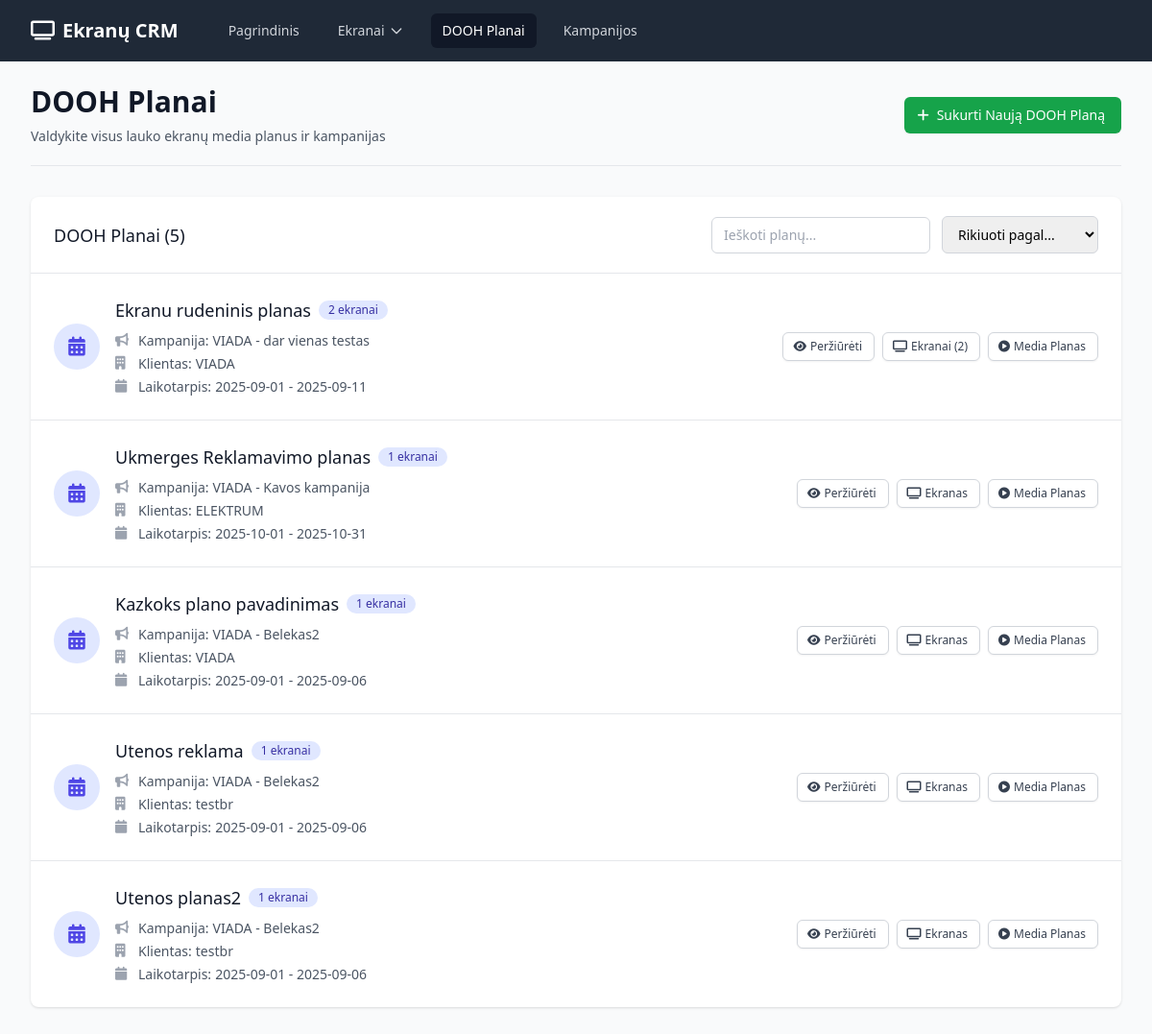
Before: /dooh-plans with the older database file.
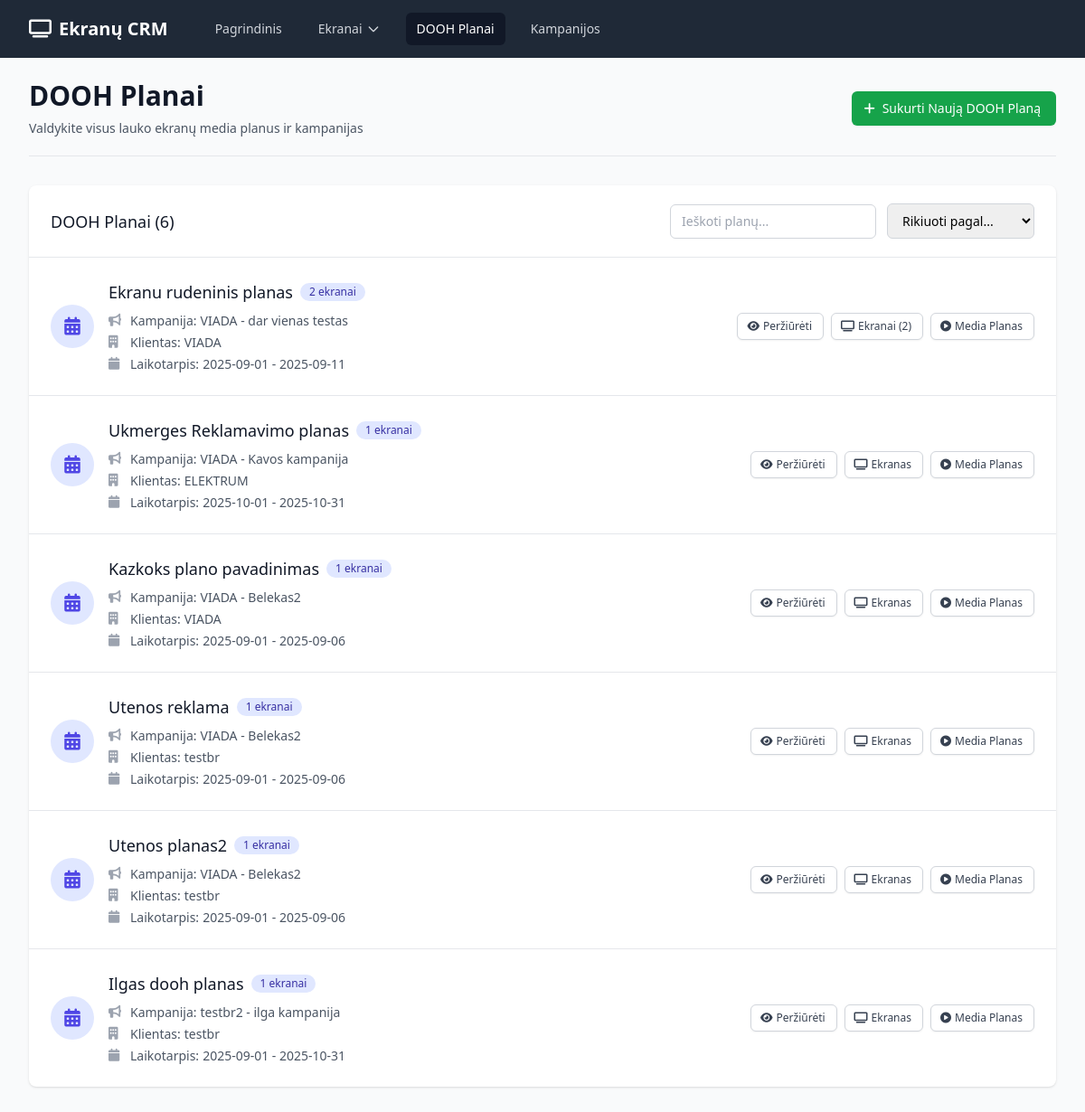
After: the same page with the newer database file.
### app.py (models this page shows)
class DOOHPlan(db.Model):
    id = db.Column(db.Integer, primary_key=True)
    campaign_id = db.Column(db.Integer, db.ForeignKey('campaign.id'), nullable=False)
    name = db.Column(db.String(100), nullable=False)
    start_date = db.Column(db.Date, nullable=False)
    end_date = db.Column(db.Date, nullable=False)
    created_at = db.Column(db.DateTime, default=datetime.utcnow)
    screen_bookings = db.relationship('ScreenBooking', backref='dooh_plan', lazy=True, cascade='all, delete-orphan')

class Campaign(db.Model):
    id = db.Column(db.Integer, primary_key=True)
    client_id = db.Column(db.Integer, db.ForeignKey('client.id'), nullable=False)
    name = db.Column(db.String(100), nullable=False)
    description = db.Column(db.Text)
    start_date = db.Column(db.Date)
    end_date = db.Column(db.Date)
    budget = db.Column(db.Float)
    created_at = db.Column(db.DateTime, default=datetime.utcnow)
    dooh_plans = db.relationship('DOOHPlan', backref='campaign', lazy=True, cascade='all, delete-orphan')

class Client(db.Model):
    id = db.Column(db.Integer, primary_key=True)
    name = db.Column(db.String(100), nullable=False)
    email = db.Column(db.String(100))
    phone = db.Column(db.String(20))
    contact_person = db.Column(db.String(100))
    company = db.Column(db.String(100))
    created_at = db.Column(db.DateTime, default=datetime.utcnow)
    campaigns = db.relationship('Campaign', backref='client', lazy=True, cascade='all, delete-orphan')

### app.py (the view)
@app.route('/dooh-plans')
def dooh_plans():
    plans = DOOHPlan.query.all()
    return render_template('dooh_plans.html', plans=plans)

### templates/dooh_plans.html (shortened to what this page needs)
{% extends "base.html" %}
{% block content %}
<div class="pb-5 border-b border-gray-200 mb-8">
    <div class="flex justify-between items-center">
        <div>
            <h1 class="text-3xl font-bold text-gray-900">DOOH Planai</h1>
            <p class="mt-2 text-sm text-gray-600">Valdykite visus lauko ekranų media planus ir kampanijas</p>
        </div>
        <a href="{{ url_for('new_dooh_plan') }}" class="inline-flex items-center px-4 py-2 border border-transparent text-sm font-medium rounded-md shadow-sm text-white bg-green-600 hover:bg-green-700 focus:outline-none focus:ring-2 focus:ring-offset-2 focus:ring-green-500">
            <i class="fas fa-plus -ml-1 mr-2"></i>
            Sukurti Naują DOOH Planą
        </a>
    </div>
</div>
{% if plans %}
<div class="bg-white shadow overflow-hidden sm:rounded-lg mb-8">
    <div class="px-4 py-5 sm:px-6">
        <div class="flex justify-between items-center">
            <h3 class="text-lg leading-6 font-medium text-gray-900">DOOH Planai ({{ plans|length }})</h3>
            <div class="flex items-center space-x-3">
                <input type="text" id="planFilter" placeholder="Ieškoti planų..."
                       class="px-3 py-2 border border-gray-300 rounded-md text-sm focus:outline-none focus:ring-indigo-500 focus:border-indigo-500">
                <select id="sortBy" class="px-3 py-2 border border-gray-300 rounded-md text-sm focus:outline-none focus:ring-indigo-500 focus:border-indigo-500">
                    <option value="">Rikiuoti pagal...</option>
                </select>
            </div>
        </div>
    </div>
    <div class="border-t border-gray-200">
        <ul class="divide-y divide-gray-200" id="plansList">
            {% for plan in plans %}
            <li class="plan-item hover:bg-gray-50">
                <div class="px-4 py-6 sm:px-6">
                    <div class="flex items-center justify-between">
                        <div class="flex items-center">
                            <div class="flex-shrink-0">
                                <div class="h-12 w-12 rounded-full bg-indigo-100 flex items-center justify-center">
                                    <i class="fas fa-calendar-alt text-indigo-600 text-xl"></i>
                                </div>
                            </div>
                            <div class="ml-4">
                                <div class="flex items-center">
                                    <p class="text-lg font-medium text-gray-900 plan-name">{{ plan.name }}</p>
                                    <span class="ml-2 inline-flex items-center px-2.5 py-0.5 rounded-full text-xs font-medium bg-indigo-100 text-indigo-800">
                                        {{ plan.screen_bookings|length }} ekranai
                                    </span>
                                </div>
                                <div class="mt-2 space-y-1">
                                    <div class="flex items-center text-sm text-gray-600">
                                        <i class="fas fa-bullhorn w-4 h-4 mr-2 text-gray-400"></i>
                                        <span class="font-medium">Kampanija:</span>
                                        <span class="ml-1">{{ plan.campaign.name }}</span>
                                    </div>
                                    <div class="flex items-center text-sm text-gray-600">
                                        <i class="fas fa-building w-4 h-4 mr-2 text-gray-400"></i>
                                        <span class="font-medium">Klientas:</span>
                                        <span class="ml-1">{{ plan.campaign.client.name }}</span>
                                    </div>
                                    <div class="flex items-center text-sm text-gray-600">
                                        <i class="fas fa-calendar w-4 h-4 mr-2 text-gray-400"></i>
                                        <span class="font-medium">Laikotarpis:</span>
                                        <span class="ml-1">{{ plan.start_date.strftime('%Y-%m-%d') }} - {{ plan.end_date.strftime('%Y-%m-%d') }}</span>
                                    </div>
                                </div>
                            </div>
                        </div>
                        <div class="flex items-center space-x-2">
                            <a href="{{ url_for('dooh_plan_detail', id=plan.id) }}"
                               class="inline-flex items-center px-3 py-1.5 border border-gray-300 shadow-sm text-xs font-medium rounded-md text-gray-700 bg-white hover:bg-gray-50 focus:outline-none focus:ring-2 focus:ring-offset-2 focus:ring-indigo-500">
                                <i class="fas fa-eye -ml-0.5 mr-1"></i>
                                Peržiūrėti
                            </a>
                            {% if plan.screen_bookings|length == 1 %}
                            <a href="{{ url_for('screen_detail', id=plan.screen_bookings[0].screen.id) }}"
                               class="inline-flex items-center px-3 py-1.5 border border-gray-300 shadow-sm text-xs font-medium rounded-md text-gray-700 bg-white hover:bg-gray-50 focus:outline-none focus:ring-2 focus:ring-offset-2 focus:ring-indigo-500">
                                <i class="fas fa-tv -ml-0.5 mr-1"></i>
                                Ekranas
                            </a>
                            {% else %}
                            <a href="{{ url_for('dooh_plan_screens', id=plan.id) }}"
                               class="inline-flex items-center px-3 py-1.5 border border-gray-300 shadow-sm text-xs font-medium rounded-md text-gray-700 bg-white hover:bg-gray-50 focus:outline-none focus:ring-2 focus:ring-offset-2 focus:ring-indigo-500">
                                <i class="fas fa-tv -ml-0.5 mr-1"></i>
                                Ekranai ({{ plan.screen_bookings|length }})
                            </a>
                            {% endif %}
                            <a href="{{ url_for('dooh_plan_media', id=plan.id) }}"
                               class="inline-flex items-center px-3 py-1.5 border border-gray-300 shadow-sm text-xs font-medium rounded-md text-gray-700 bg-white hover:bg-gray-50 focus:outline-none focus:ring-2 focus:ring-offset-2 focus:ring-yellow-500">
                                <i class="fas fa-play-circle -ml-0.5 mr-1"></i>
                                Media Planas
                            </a>
                        </div>
                    </div>
                </div>
            </li>
            {% endfor %}
        </ul>
    </div>
</div>
{% endif %}
{% endblock %}

### templates/base.html (shortened to what this page needs)
<!DOCTYPE html>
<html lang="lt" class="h-full bg-gray-50">
<head>
    <script src="https://cdn.tailwindcss.com"></script>
    <link rel="stylesheet" href="https://cdnjs.cloudflare.com/ajax/libs/font-awesome/6.4.0/css/all.min.css">
</head>
<body class="h-full">
    <div class="min-h-full">
        <nav class="bg-gray-800">
            <div class="mx-auto max-w-7xl px-4 sm:px-6 lg:px-8">
                <div class="flex h-16 items-center justify-between">
                    <div class="flex items-center">
                        <div class="flex-shrink-0">
                            <h1 class="text-white text-xl font-bold">
                                <i class="fas fa-tv mr-2"></i>Ekranų CRM
                            </h1>
                        </div>
                        <div class="hidden md:block">
                            <div class="ml-10 flex items-baseline space-x-4">
                                <a href="{{ url_for('index') }}"
                                   class="{% if request.endpoint == 'index' %}bg-gray-900 text-white{% else %}text-gray-300 hover:bg-gray-700 hover:text-white{% endif %} rounded-md px-3 py-2 text-sm font-medium">
                                    Pagrindinis
                                </a>
                                <div class="relative group">
                                    <button class="{% if request.endpoint and ('provider' in request.endpoint or 'screen' in request.endpoint) %}bg-gray-900 text-white{% else %}text-gray-300 hover:bg-gray-700 hover:text-white{% endif %} rounded-md px-3 py-2 text-sm font-medium inline-flex items-center">
                                        Ekranai
                                        <svg class="ml-1 h-4 w-4" fill="none" stroke="currentColor" viewBox="0 0 24 24">
                                            <path stroke-linecap="round" stroke-linejoin="round" stroke-width="2" d="M19 9l-7 7-7-7"></path>
                                        </svg>
                                    </button>
                                </div>
                                <a href="{{ url_for('dooh_plans') }}"
                                   class="{% if 'dooh_plan' in request.endpoint %}bg-gray-900 text-white{% else %}text-gray-300 hover:bg-gray-700 hover:text-white{% endif %} rounded-md px-3 py-2 text-sm font-medium">
                                    DOOH Planai
                                </a>
                                <a href="{{ url_for('campaigns') }}"
                                   class="{% if 'campaign' in request.endpoint %}bg-gray-900 text-white{% else %}text-gray-300 hover:bg-gray-700 hover:text-white{% endif %} rounded-md px-3 py-2 text-sm font-medium">
                                    Kampanijos
                                </a>
                            </div>
                        </div>
                    </div>
                </div>
            </div>
        </nav>
        <main class="py-6">
            <div class="mx-auto max-w-7xl px-4 sm:px-6 lg:px-8">
                {% block content %}{% endblock %}
            </div>
        </main>
    </div>
</body>
</html>

Changed rows visible on the page:
added DOOHPlan: name "Ilgas dooh planas", screen_bookings|length "1", campaign.name "testbr2 - ilga kampanija", campaign.client.name "testbr", start_date "2025-09-01", end_date "2025-10-31"
Other visible differences:
{{ plans|length }}: "5" → "6"
